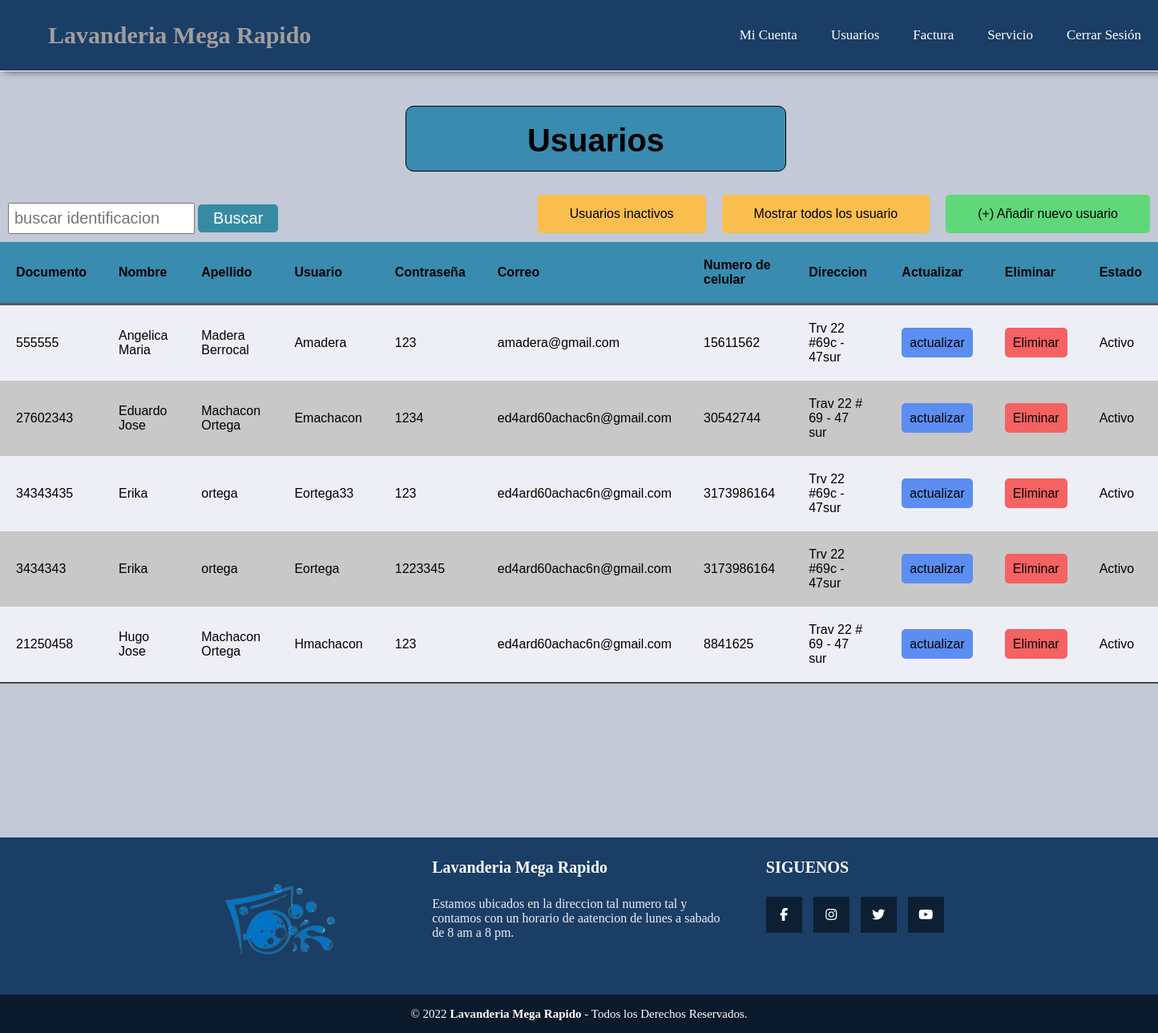
Screenshot of /Administrador/usuarios/usuarios.php (signed in) with the database file from the repository.
### tables this page shows
CREATE TABLE `usuarios` (
  `documento` int NOT NULL,
  `nombres` varchar(40) NOT NULL,
  `apellidos` varchar(40) NOT NULL,
  `usuario` varchar(20) NOT NULL,
  `contraseña` varchar(20) NOT NULL,
  `correo` varchar(40) NOT NULL,
  `num_celular` bigint NOT NULL,
  `direccion` varchar(40) NOT NULL,
  `tipo_usuario` varchar(1) NOT NULL DEFAULT 'C',
  `estado` varchar(30) NOT NULL DEFAULT 'Activo' COMMENT 'En este campo tenemos si el usuario esta activo o inactivo'
);

### Administrador/usuarios/usuarios.php (the view, shortened to what this page needs)
<?php
include("menu_admin.php");
?>
        <div class="contenedor_lista_facturas">
            <div class="titulo_lista_facturas">
            <h1>Usuarios</h1>
            </div>
            <div class="buscador">
                <form action="buscar.php" class="formulario" method="post">
                    <input type="text" name="id" id="id" placeholder="buscar identificacion" class="input_buscar">
                    <input type="submit" class="btn_buscar" name="buscar" value="Buscar">
                    <a href="insert.php" class="botones_facturas " id="btn__nuevo">(+) Añadir nuevo usuario</a>
                    <a href="usuarios.php" class="botones_facturas" id="boton_eliminar">Mostrar todos los usuario</a>
                    <a href="usuarios_inactivos.php" class="boton_lista" id="boton_eliminar">Usuarios inactivos</a>
                </form>
            </div>
            <table class="table">
                <thead>
                    <th>Documento</th>
                    <th>Nombre</th>
                    <th>Apellido</th>
                    <th>Usuario</th>
                    <th>Contraseña</th>
                    <th>Correo</th>
                    <th>Numero de celular</th>
                    <th>Direccion</th>
                    <th>Actualizar</th>
                    <th>Eliminar</th>
                    <th>Estado</th>
                </thead>
                <?php
                    $sql="SELECT * from usuarios WHERE  estado = 'Activo' ORDER BY nombres asc";
                    $result=mysqli_query($conn,$sql);
                    while($mostrar=mysqli_fetch_array($result)){
						$id_usuario = $mostrar['documento'];
					?>
                    <tr>
                    <td id="td"><?php echo $mostrar['documento'] ?></td>
                    <td id="td"><?php echo $mostrar['nombres'] ?></td>
                    <td id="td"><?php echo $mostrar['apellidos'] ?></td>
                    <td id="td"><?php echo $mostrar['usuario'] ?></td>
                    <td id="td"><?php echo $mostrar['contraseña'] ?></td>
                    <td id="td"><?php echo $mostrar['correo'] ?></td>
                    <td id="td"><?php echo $mostrar['num_celular'] ?></td>
                    <td id="td"><?php echo $mostrar['direccion'] ?></td>
                    <td><a class="boton_editar" href="update.php?id=<?php echo $id_usuario;  ?>">actualizar</a></td>
					<td><a class="boton_eliminar" href="confirmar_delete.php?id=<?php echo $id_usuario;  ?>">Eliminar</a></td>
                    <td id="td"><?php echo $mostrar['estado'] ?></td>
		            </tr>
	                <?php
	                }
	            ?>
                </table>
            </div>
<?php include('pie_pagina.php'); ?>

### Administrador/style.css (style rules this page uses)
body { margin: 0; padding: 0; background: rgb(195, 201, 214); display: flex; flex-direction: column; height: 100%; }
html { height: 100%; }

### css/estilo_fac.css (style rules this page uses)
body { margin: 0; padding: 0; background: rgb(243, 244, 244); }
.contenedor_lista_facturas { min-height: 100%; font-family: Arial, Helvetica, sans-serif; width: 100%; margin: auto; margin-top: 3%; margin-bottom: 5%; }
.titulo_lista_facturas { background-color: rgb(57, 139, 176); padding:0px 20px 20px 20px ; width: 30%; height: 60px; border-radius: 10px; margin-left: 35%; margin-right: 35%; border: solid black 1px; text-align: center; margin-bottom: 2%; }
.input_buscar { margin-top: 10px; margin-bottom: 10px; margin-left: 10px; width: 15%; padding: 6px; font-size: 20px; }
.btn_buscar { padding: 6px; font-size: 20px; width: 100px; background-color: rgb(54, 139, 163); border-radius: 5px; border: none; color: white; }
.botones_facturas { text-align: center; background-color: rgba(45, 224, 75, 0.666); padding: 15px; float: right; border-radius: 5px; padding-left: 40px; padding-right: 40px; text-decoration: none; color: black; margin: 0 10px; }
#boton_eliminar { background-color: rgb(250, 190, 78); }
.boton_lista { text-align: center; background-color: rgba(178, 130, 246, 0.666); padding: 15px; float: right; border-radius: 5px; padding-left: 40px; padding-right: 40px; text-decoration: none; color: black; margin-right: 10px; }
.table { text-align: left; width: 100%; background-color: rgb(238, 239, 246); border-collapse: collapse; border-bottom: solid rgb(72, 72, 72) 2px; }
th, td { padding: 20px; }
thead { background-color: rgb(57, 139, 176); border-bottom: solid 3px rgb(88, 88, 88); }
tr:nth-child(even) { background-color: rgb(200, 200, 200); }
h1 { margin-top: 20px; font-size: 40px; font-family: Arial, Helvetica, sans-serif; }
.boton_editar { color: black; background-color: rgb(92, 142, 241); padding: 10px; border-radius: 5px; text-decoration: none; }
.boton_eliminar { color: black; background-color: rgb(244, 98, 98); padding: 10px; border-radius: 5px; text-decoration: none; }

### css/pie_pagina.css (style rules this page uses)
body { margin: 0; padding: 0; background: rgb(195, 201, 214); display: flex; flex-direction: column; min-height: 100%; }
html { height: 100%; }

### rows the page displays
usuarios: documento "555555", nombres "Angelica Maria", apellidos "Madera Berrocal", usuario "Amadera", contraseña "123", correo "amadera@gmail.com", num_celular "15611562", direccion "Trv 22 #69c - 47sur", estado "Activo"
usuarios: documento "27602343", nombres "Eduardo Jose", apellidos "Machacon Ortega", usuario "Emachacon", contraseña "1234", correo "ed4ard60achac6n@gmail.com", num_celular "30542744", direccion "Trav 22 # 69 - 47 sur", estado "Activo"
usuarios: documento "34343435", nombres "Erika", apellidos "ortega", usuario "Eortega33", contraseña "123", correo "ed4ard60achac6n@gmail.com", num_celular "3173986164", direccion "Trv 22 #69c - 47sur", estado "Activo"
usuarios: documento "3434343", nombres "Erika", apellidos "ortega", usuario "Eortega", contraseña "1223345", correo "ed4ard60achac6n@gmail.com", num_celular "3173986164", direccion "Trv 22 #69c - 47sur", estado "Activo"
usuarios: documento "21250458", nombres "Hugo Jose", apellidos "Machacon Ortega", usuario "Hmachacon", contraseña "123", correo "ed4ard60achac6n@gmail.com", num_celular "8841625", direccion "Trav 22 # 69 - 47 sur", estado "Activo"
